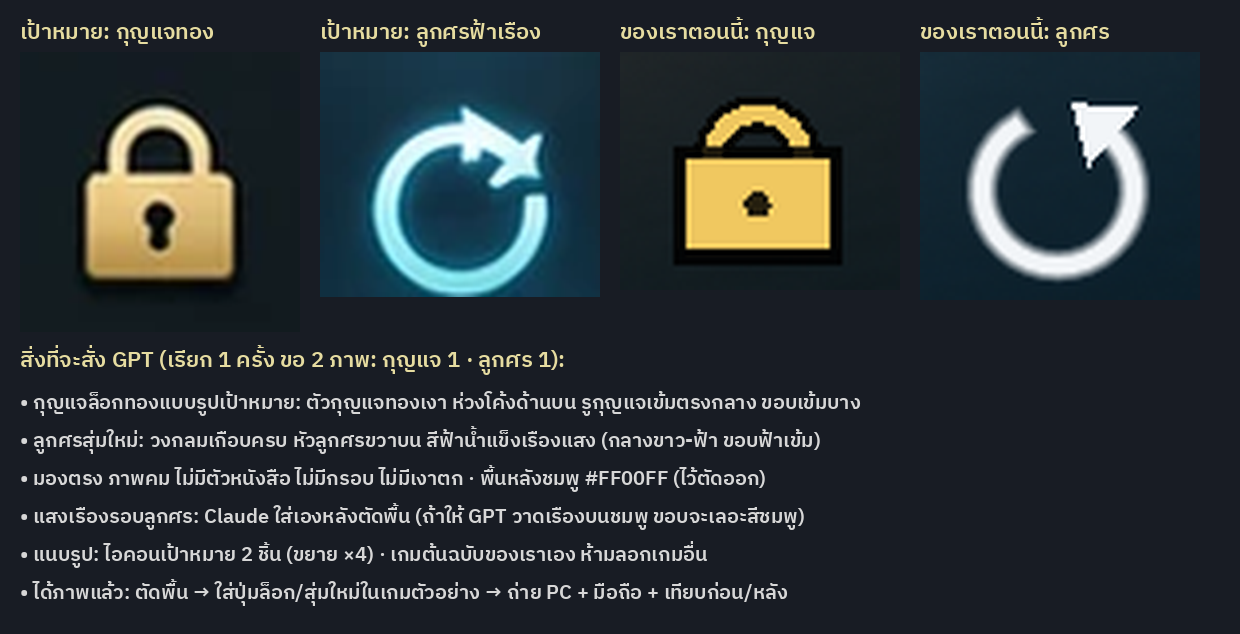

Write Python code to recreate this figure.
# set 307 icons l (owner B1): GPT draws the gold padlock + glowing cyan reroll arrow as in the target picture.
# Sample sheet BEFORE the GPT call (memory show-sample-before-gpt): target icons · ours now · brief points.
# Also writes S307l-ref-lock.png / S307l-ref-reroll.png = the target crops x4 to attach to the GPT call.
from PIL import Image, ImageDraw, ImageFont
F = r"D:\GitHub\automon-scratch\g286\data\fonts\IBMPlexSansThai-SemiBold.ttf"
T = Image.open(r"D:\GitHub\automon-arena\claude\preview-set301\S301-owner-target.webp").convert("RGB")
N = Image.open(r"D:\GitHub\automon-scratch\out\s302_S307fit1\8_prepH_hybrid.png").convert("RGB")
crops = [(T.crop((308, 92, 366, 150)), "เป้าหมาย: กุญแจทอง"), (T.crop((305, 188, 369, 244)), "เป้าหมาย: ลูกศรฟ้าเรือง"),
         (N.crop((420, 62, 488, 120)), "ของเราตอนนี้: กุญแจ"), (N.crop((418, 150, 490, 214)), "ของเราตอนนี้: ลูกศร")]
crops[0][0].resize((232, 232), Image.LANCZOS).save("S307l-ref-lock.png")
crops[1][0].resize((256, 224), Image.LANCZOS).save("S307l-ref-reroll.png")
lab = ImageFont.truetype(F, 22); sm = ImageFont.truetype(F, 20)
W = 4 * 300 + 40; out = Image.new("RGB", (W, 760), (24, 28, 36)); d = ImageDraw.Draw(out)
for i, (im, t) in enumerate(crops):
    x = 20 + i * 300; d.text((x, 14), t, font=lab, fill=(230, 220, 160))
    s = 280 / max(im.size); out.paste(im.resize((int(im.width * s), int(im.height * s)), Image.LANCZOS), (x, 52))
brief = ["สิ่งที่จะสั่ง GPT (เรียก 1 ครั้ง ขอ 2 ภาพ: กุญแจ 1 · ลูกศร 1):",
         "• กุญแจล็อกทองแบบรูปเป้าหมาย: ตัวกุญแจทองเงา ห่วงโค้งด้านบน รูกุญแจเข้มตรงกลาง ขอบเข้มบาง",
         "• ลูกศรสุ่มใหม่: วงกลมเกือบครบ หัวลูกศรขวาบน สีฟ้าน้ำแข็งเรืองแสง (กลางขาว-ฟ้า ขอบฟ้าเข้ม)",
         "• มองตรง ภาพคม ไม่มีตัวหนังสือ ไม่มีกรอบ ไม่มีเงาตก · พื้นหลังชมพู #FF00FF (ไว้ตัดออก)",
         "• แสงเรืองรอบลูกศร: Claude ใส่เองหลังตัดพื้น (ถ้าให้ GPT วาดเรืองบนชมพู ขอบจะเลอะสีชมพู)",
         "• แนบรูป: ไอคอนเป้าหมาย 2 ชิ้น (ขยาย ×4) · เกมต้นฉบับของเราเอง ห้ามลอกเกมอื่น",
         "• ได้ภาพแล้ว: ตัดพื้น → ใส่ปุ่มล็อก/สุ่มใหม่ในเกมตัวอย่าง → ถ่าย PC + มือถือ + เทียบก่อน/หลัง"]
y = 52 + 290
for i, t in enumerate(brief):
    d.text((20, y), t, font=lab if i == 0 else sm, fill=(230, 220, 160) if i == 0 else (215, 215, 215)); y += 44 if i == 0 else 38
out = out.crop((0, 0, W, y + 20)); out.save("S307l-icon-sample.png"); print(out.size)
